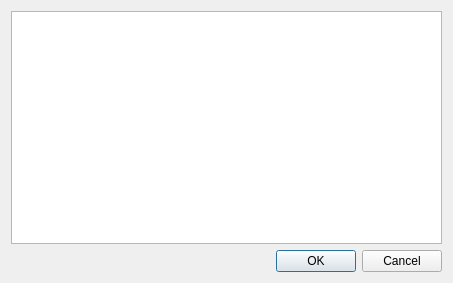
<?xml version="1.0" encoding="UTF-8"?>
<ui version="4.0">
 <class>VLAnalyseDialogBaseResult</class>
 <widget class="QDialog" name="VLAnalyseDialogBaseResult">
  <property name="geometry">
   <rect>
    <x>0</x>
    <y>0</y>
    <width>453</width>
    <height>283</height>
   </rect>
  </property>
  <property name="windowTitle">
   <string>Dialog</string>
  </property>
  <layout class="QGridLayout" name="gridLayout">
   <item row="1" column="0">
    <widget class="QDialogButtonBox" name="buttonBox">
     <property name="orientation">
      <enum>Qt::Horizontal</enum>
     </property>
     <property name="standardButtons">
      <set>QDialogButtonBox::Cancel|QDialogButtonBox::Ok</set>
     </property>
    </widget>
   </item>
   <item row="0" column="0">
    <widget class="QTableWidget" name="tableWidget"/>
   </item>
  </layout>
 </widget>
 <resources/>
 <connections>
  <connection>
   <sender>buttonBox</sender>
   <signal>accepted()</signal>
   <receiver>VLAnalyseDialogBaseResult</receiver>
   <slot>accept()</slot>
   <hints>
    <hint type="sourcelabel">
     <x>248</x>
     <y>254</y>
    </hint>
    <hint type="destinationlabel">
     <x>157</x>
     <y>274</y>
    </hint>
   </hints>
  </connection>
  <connection>
   <sender>buttonBox</sender>
   <signal>rejected()</signal>
   <receiver>VLAnalyseDialogBaseResult</receiver>
   <slot>reject()</slot>
   <hints>
    <hint type="sourcelabel">
     <x>316</x>
     <y>260</y>
    </hint>
    <hint type="destinationlabel">
     <x>286</x>
     <y>274</y>
    </hint>
   </hints>
  </connection>
 </connections>
</ui>
